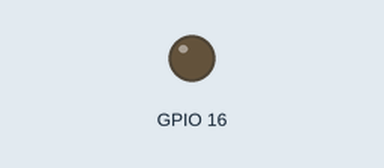
A sketch run on a simulated ESP8266 (NodeMCU). On the bench: output pins drawn as LEDs (lit = HIGH). WiFi joins after 1.5 s; servers stay silent unless stated; the Firebase database answers and starts empty; what the sketch prints to the serial monitor is not drawn.

Above: at 0.1 s.
At 1.7 s:
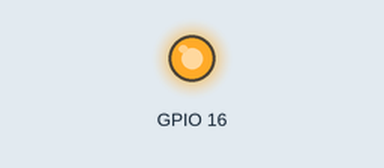
Timing chart, 0 to 3.2 s (numbered marks = the images above):
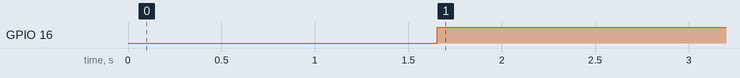

The sketch:

firebase_getint_test.ino
```cpp
#include "FirebaseESP8266.h"
#include <ESP8266WiFi.h>

FirebaseData led_data;

#define project "ldrmonitoring.firebaseio.com"
#define secret "yFvxUmo7jJtMmiKOo2kOk2uPnBMn6KxPjHcdsCbm"

#define ssid "Lema Labs"
#define password "do_not_settle"

void setup()
{
  Serial.begin(115200);
  pinMode(16,OUTPUT);
  WiFi.begin(ssid,password);
  while(WiFi.status() != WL_CONNECTED)
  {
    delay(100);
    Serial.print(".");
  }

  Firebase.begin(project,secret);
  Serial.println("Firebase Connected");
}

void loop(){
  int value;
  Firebase.getInt(led_data,"/LED",value);

  if (value==0)
  digitalWrite(16,HIGH);
  else
  digitalWrite(16,LOW);
}
```

Measured:
- by itself, GPIO 16: LOW → HIGH at 1.7 s
